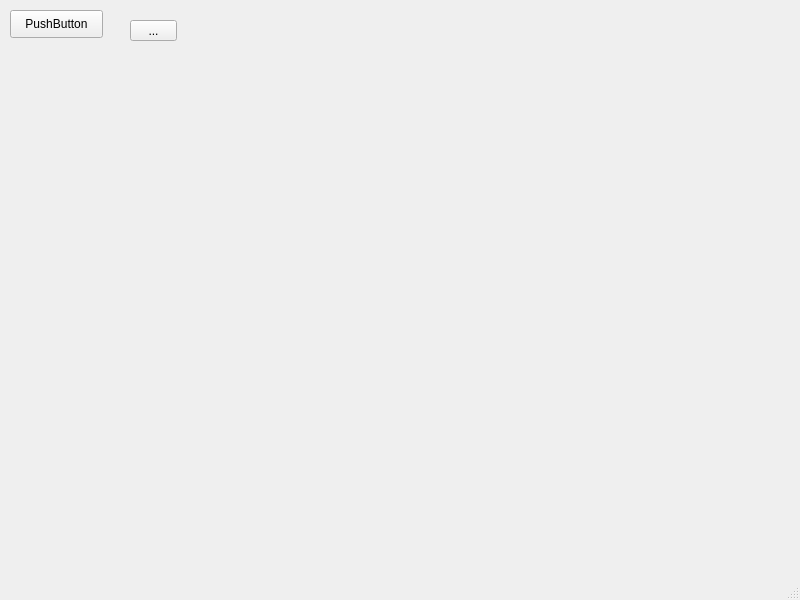
<?xml version="1.0" encoding="UTF-8"?>
<ui version="4.0">
 <class>MainWindow</class>
 <widget class="QMainWindow" name="MainWindow">
  <property name="geometry">
   <rect>
    <x>0</x>
    <y>0</y>
    <width>800</width>
    <height>600</height>
   </rect>
  </property>
  <property name="windowTitle">
   <string>MainWindow</string>
  </property>
  <widget class="QWidget" name="centralwidget">
   <widget class="QPushButton" name="pushButton">
    <property name="geometry">
     <rect>
      <x>10</x>
      <y>10</y>
      <width>93</width>
      <height>28</height>
     </rect>
    </property>
    <property name="text">
     <string>PushButton</string>
    </property>
   </widget>
   <widget class="QToolButton" name="toolButton">
    <property name="geometry">
     <rect>
      <x>130</x>
      <y>20</y>
      <width>47</width>
      <height>21</height>
     </rect>
    </property>
    <property name="text">
     <string>...</string>
    </property>
   </widget>
  </widget>
  <widget class="QMenuBar" name="menubar">
   <property name="geometry">
    <rect>
     <x>0</x>
     <y>0</y>
     <width>800</width>
     <height>26</height>
    </rect>
   </property>
  </widget>
  <widget class="QStatusBar" name="statusbar"/>
 </widget>
 <resources/>
 <connections/>
</ui>
